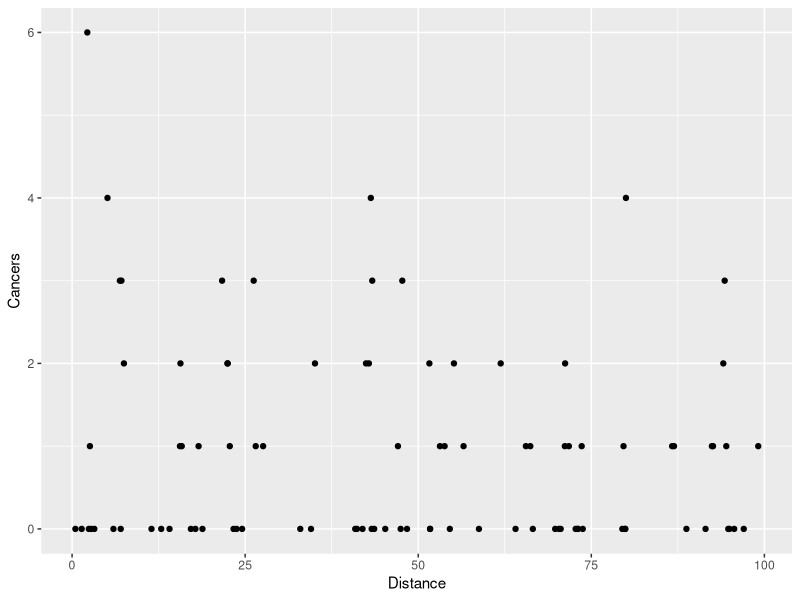
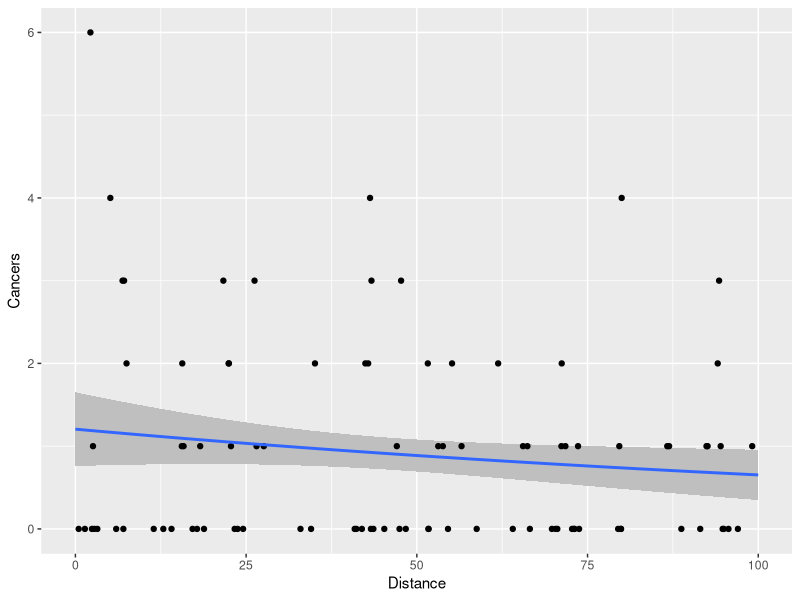

Recreate these plots in R, in order.
cancer <- read.csv("CourseData/cancer.csv")
library(tidyverse)

ggplot(cancer, aes(x = Distance, y = Cancers)) +
  geom_point()


mod1 <- glm(Cancers ~ Distance, data = cancer, family = poisson)
summary(mod1)


# Vector to predict from
newData <- data.frame(Distance = seq(0, 100, 1))

# Predicted values (and SE)
predVals <- predict(mod1, newData,
  type = "response",
  se.fit = TRUE
)

# Create new data for the predicted fit line
newData <- newData %>%
  mutate(Cancers = predVals$fit) %>%
  mutate(ymin = predVals$fit - 1.96 * predVals$se.fit) %>%
  mutate(ymax = predVals$fit + 1.96 * predVals$se.fit)

head(newData)
ggplot(cancer, aes(x = Distance, y = Cancers)) +
  geom_ribbon(data = newData, aes(
    x = Distance, ymin = ymin,
    ymax = ymax
  ), fill = "grey75") +
  geom_point() +
  geom_smooth(data = newData, stat = "identity")
